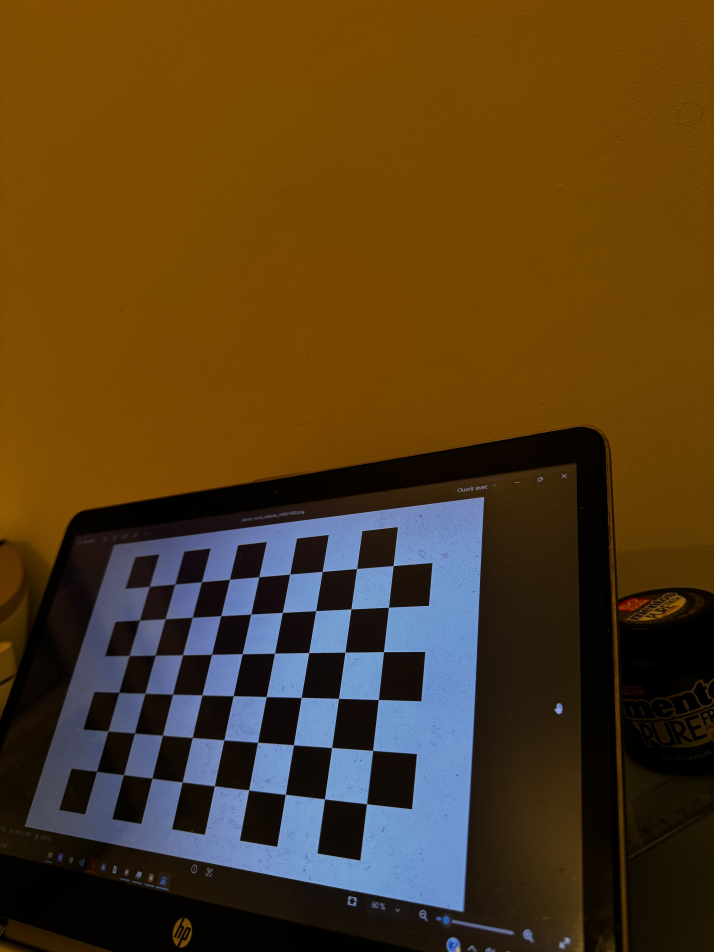
#> input picture photos/IMG_3281.jpg, 4284 x 5712 px (shown at 1/6 size); its folder holds only this picture in this run
$ python calibration_Harena.py
#> lines starting #> are read from the running program, lines starting #| are printed output that depends on the picture; long printed decimals are rounded
# Calibration de la caméra principale de mon iPhone 15 Pro
# Basé sur les tutoriels OpenCV "Camera Calibration" et "Pose Estimation"
# Lucka Harena - M2 VMI - TICV 2026 Rendu 1

import glob
import os
import numpy as np
import cv2

# ---------------- Paramètres ----------------
COLS, ROWS = 9, 6          # coins internes du damier
CASE = 19.0                # taille d'une case en mm (mesurée à la règle sur l'écran)
# capteur iPhone 15 Pro principal : 1/1.28", 8064 x 6048 pixels de 1.22 um
# en portrait (images 4284 x 5712) : largeur 6048*1.22 um, hauteur 8064*1.22 um
CAPTEUR_L, CAPTEUR_H = 7.379, 9.838   # mm

# dossier où sont enregistrés les résultats
RESULTATS = "resultats"
os.makedirs(RESULTATS, exist_ok=True)

critere = (cv2.TERM_CRITERIA_EPS + cv2.TERM_CRITERIA_MAX_ITER, 30, 0.001)

# points 3D du damier : (0,0,0), (19,0,0), ... dans le plan Z = 0
objp = np.zeros((COLS * ROWS, 3), np.float32)
objp[:, :2] = np.mgrid[0:COLS, 0:ROWS].T.reshape(-1, 2) * CASE

points3D = []   # points dans le repère du damier
points2D = []   # points détectés dans les images
noms = []

# ---------------- 1. Détection des coins ----------------
for fichier in sorted(glob.glob("photos/*.jpg")):
    img = cv2.imread(fichier)
#> img is the input picture: shape (5712, 4284, 3); mean B, G, R 28, 60.8, 84.1
    gris = cv2.cvtColor(img, cv2.COLOR_BGR2GRAY)
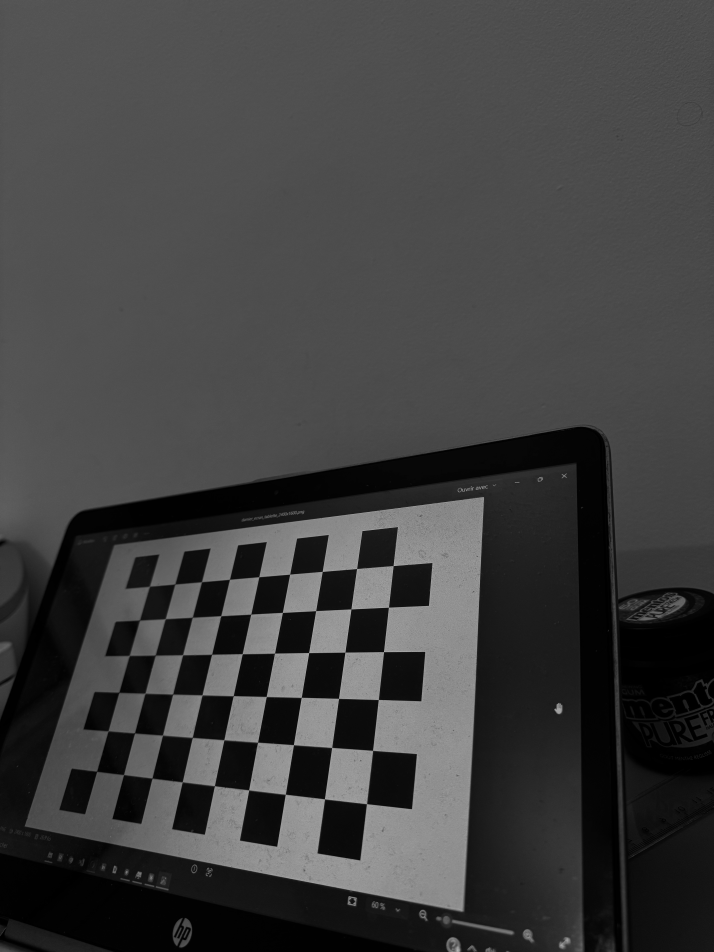
#> gris: shape (5712, 4284) (shown at 1/6 size); min 0, max 232, mean 64

    # les photos font 24 Mpx : je cherche le damier sur une image réduite (plus rapide)
    echelle = 0.25
    petit = cv2.resize(gris, None, fx=echelle, fy=echelle)
    trouve, coins = cv2.findChessboardCorners(petit, (COLS, ROWS), None)
#> trouve = True; coins = 54 rows, first 8: [224.5, 879.9], [262.7, 876.1], [302.5, 872.7], [344.4, 869.4], [388.5, 865.5], [434.7, 861.5], [483.5, 857.5], [535.2, 853.1]

    if trouve:
        coins = coins / echelle   # retour à la taille réelle
#> coins = 54 rows, first 8: [897.8, 3519.4], [1050.7, 3504.4], [1210.1, 3490.9], [1377.5, 3477.7], [1554.2, 3461.9], [1738.8, 3446], [1933.8, 3430], [2140.6, 3412.4]
        # affinage sous-pixel sur l'image complète
        coins = cv2.cornerSubPix(gris, coins, (21, 21), (-1, -1), critere)
#> coins = 54 rows, first 8: [899.8, 3519.5], [1052.1, 3506.3], [1211.8, 3492.7], [1379.7, 3477.7], [1555.6, 3462.7], [1740.8, 3446.9], [1935.7, 3430.7], [2142.2, 3413.6]
        points3D.append(objp)
        points2D.append(coins)
        noms.append(fichier)
        print("damier trouvé :", fichier)
    else:
        print("damier NON trouvé :", fichier)

h, w = gris.shape
#> h = 5712; w = 4284
print("\nimages utilisées :", len(noms), " taille :", w, "x", h)
#| images utilisées : 1  taille : 4284 x 5712

# ---------------- 2. Calibration ----------------
rms, K, dist, rvecs, tvecs = cv2.calibrateCamera(points3D, points2D, (w, h), None, None)
#> rms = 0.46; K = [[3995.5, 0, 2145.2], [0, 4051.1, 2904.1], [0, 0, 1]]; dist = [[0.315, -1.26, -0.00907, 0.000898, 1.62]]; rvecs = ([-0.508, 0.542, 0.000581],); tvecs = ([-114.6, 56.16, 374.4],)
print("\nErreur RMS :", rms)
#| Erreur RMS : 0.4599
print("Matrice K :\n", K)
#| Matrice K :
#|  [[3.99548174e+03 0.00000000e+00 2.14519473e+03]
#|  [0.00000000e+00 4.05112731e+03 2.90413542e+03]
#|  [0.00000000e+00 0.00000000e+00 1.00000000e+00]]
print("Distorsion (k1, k2, p1, p2, k3) :", dist.ravel())
#| Distorsion (k1, k2, p1, p2, k3) : [ 3.14984969e-01 -1.26023869e+00 -9.06853863e-03  8.98274855e-04
#|   1.61726801e+00]

# erreur de reprojection image par image (pour repérer une mauvaise photo)
for i in range(len(noms)):
    proj, _ = cv2.projectPoints(points3D[i], rvecs[i], tvecs[i], K, dist)
    err = np.sqrt(np.mean(np.sum((points2D[i].reshape(-1, 2) - proj.reshape(-1, 2)) ** 2, axis=1)))
    print(noms[i], "erreur = %.2f px" % err)
#> this loop made 1 pass
#> err on pass 1: 0.46
#| photos/IMG_3281.jpg erreur = 0.46 px

np.savez(RESULTATS + "/calibration.npz", K=K, dist=dist)

# ---------------- 3. Focale en mètres ----------------
fovx, fovy, focale_mm, pp, ratio = cv2.calibrationMatrixValues(K, (w, h), CAPTEUR_L, CAPTEUR_H)
#> fovx = 56.39; fovy = 70.36; focale_mm = 6.88; pp = (3.7, 5); ratio = 1.01
print("\nfovx = %.1f deg, fovy = %.1f deg" % (fovx, fovy))
#| fovx = 56.4 deg, fovy = 70.4 deg
print("focale = %.2f mm = %.5f m" % (focale_mm, focale_mm / 1000))
#| focale = 6.88 mm = 0.00688 m
print("point principal (mm) :", pp, " aspect ratio :", ratio)
#| point principal (mm) : (3.695, 5.002)  aspect ratio : 1.014

# ---------------- 4. Correction de la distorsion ----------------
#> (the run stopped early here; a loop or call above may not have finished)
